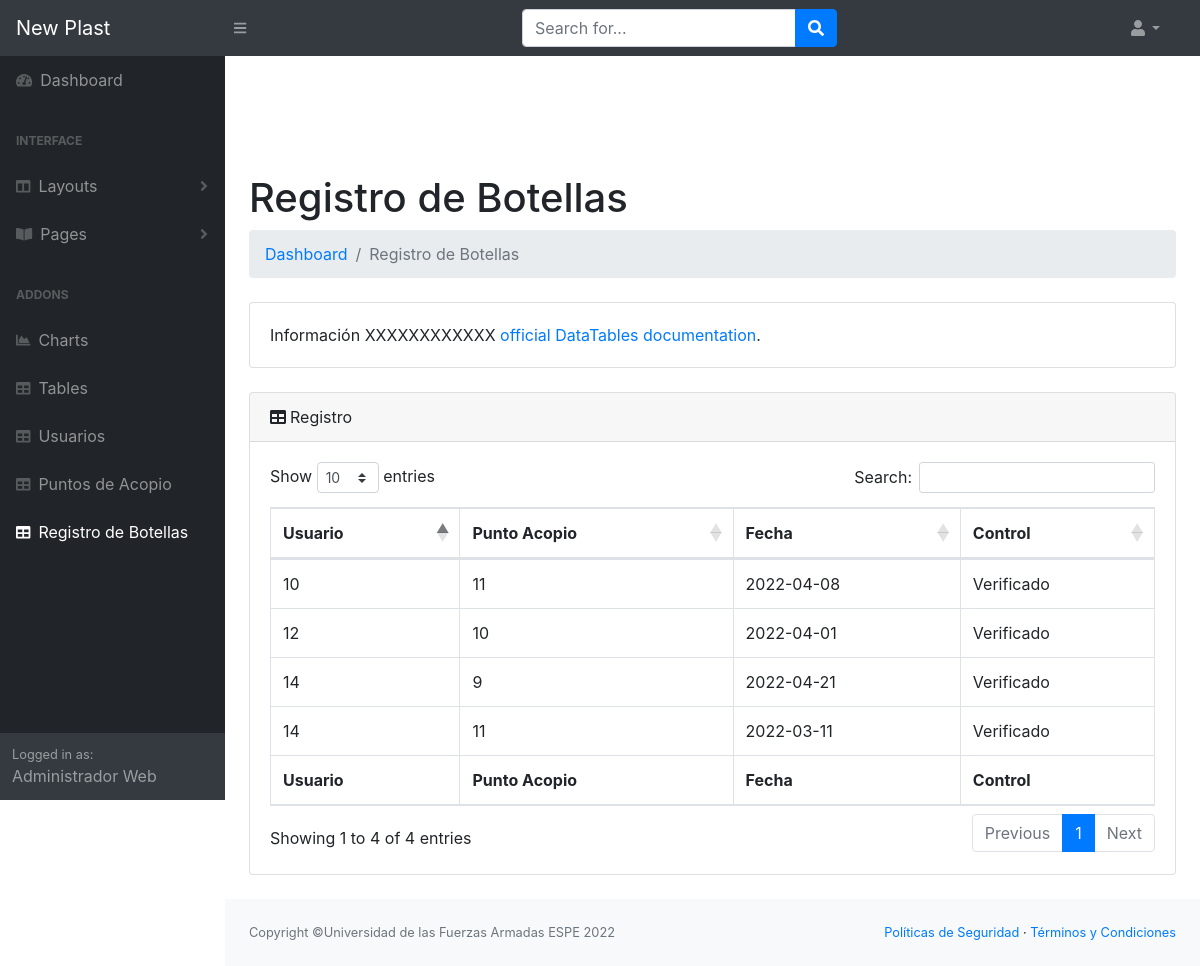
Screenshot of /Clase_Dashboard_PHPMySQL/sistema/registro_botellas.php (signed in) with the database file from the repository.
### tables this page shows
CREATE TABLE IF NOT EXISTS `cont_registro` (
  `id` int(10) NOT NULL AUTO_INCREMENT,
  `usuario` int(11) NOT NULL DEFAULT 0,
  `pto_acopio` int(11) NOT NULL DEFAULT 0,
  `fecha` date NOT NULL,
  `control` varchar(255) NOT NULL,
  PRIMARY KEY (`id`),
  KEY `FK_cont_registro_admin_profile` (`usuario`),
  KEY `FK_cont_registro_puntoacopio` (`pto_acopio`),
  CONSTRAINT `FK_cont_registro_admin_profile` FOREIGN KEY (`usuario`) REFERENCES `admin_profile` (`id`) ON DELETE NO ACTION ON UPDATE NO ACTION,
  CONSTRAINT `FK_cont_registro_puntoacopio` FOREIGN KEY (`pto_acopio`) REFERENCES `punto_acopio` (`Id`) ON DELETE NO ACTION ON UPDATE NO ACTION
);

### Clase_Dashboard_PHPMySQL/sistema/registro_botellas.php (the view, shortened to what this page needs)
<?php
	require 'conexion.php';
	$id = $_SESSION['id'];
	$tipo_usuario = $_SESSION['tipo_usuario'];
	if($tipo_usuario == 1){
		$where = "";
		} else if($tipo_usuario == 2){
		$where = "WHERE id=$id";
	}
	$sql = "SELECT * FROM cont_registro $where";
	$resultado = $mysqli->query($sql);
?>
<!DOCTYPE html>
<html lang="en">
    <head>
		<link href="css/styles.css" rel="stylesheet" />
		<link href="https://cdn.datatables.net/1.10.20/css/dataTables.bootstrap4.min.css" rel="stylesheet" />
	</head>
	<body class="sb-nav-fixed">
		<?php
			include('partials/header.php');
		?>
		<div id="layoutSidenav">
			<?php
				include('partials/sidebar.php');
			?>
			<div id="layoutSidenav_content">
				<main>
					<div class="container-fluid">
						<h1 class="mt-4">Registro de Botellas</h1>
						<ol class="breadcrumb mb-4">
							<li class="breadcrumb-item"><a href="principal.php">Dashboard</a></li>
							<li class="breadcrumb-item active">Registro de Botellas</li>
						</ol>
						<div class="card mb-4">
							<div class="card-body">Información XXXXXXXXXXXX <a target="_blank" href="https://datatables.net/">official DataTables documentation</a>.</div>
						</div>
						<div class="card mb-4">
							<div class="card-header"><i class="fas fa-table mr-1"></i>Registro</div>
							<div class="card-body">
								<div class="table-responsive">
									<table class="table table-bordered" id="dataTable" width="100%" cellspacing="0">
										<thead>
											<tr>
												<th>Usuario</th>
												<th>Punto Acopio</th>
												<th>Fecha</th>
												<th>Control</th>
											</tr>
										</thead>
										<tfoot>
											<tr>
												<th>Usuario</th>
												<th>Punto Acopio</th>
												<th>Fecha</th>
												<th>Control</th>
											</tr>
										</tfoot>
										<tbody>
											<?php while($row = $resultado->fetch_assoc()) { ?>
												<tr>
													<td><?php echo $row['usuario']; ?></td>
													<td><?php echo $row['pto_acopio']; ?></td>
													<td><?php echo $row['fecha']; ?></td>
													<td><?php echo $row['control']; ?></td>
												</tr>
											<?php } ?>
										</tbody>
									</table>
								</div>
								</div>
								</div>
											</div>
					</main>
				<?php
					include('partials/footer.php');
				?>
	</body>
</html>

### rows the page displays
cont_registro: usuario "12", pto_acopio "10", fecha "2022-04-01", control "Verificado"
cont_registro: usuario "10", pto_acopio "11", fecha "2022-04-08", control "Verificado"
cont_registro: usuario "14", pto_acopio "9", fecha "2022-04-21", control "Verificado"
cont_registro: usuario "14", pto_acopio "11", fecha "2022-03-11", control "Verificado"

### other values shown
$_SESSION['nombre'] "Administrador Web"
